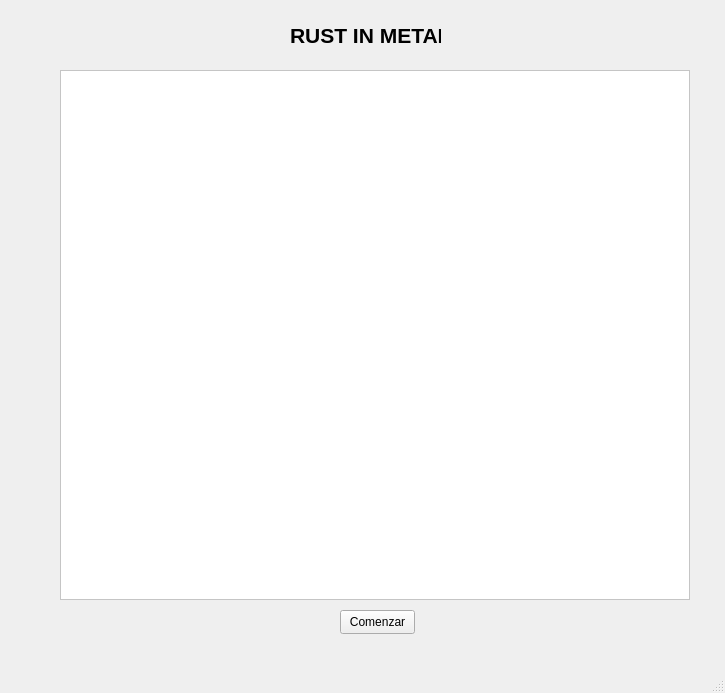
<?xml version="1.0" encoding="UTF-8"?>
<ui version="4.0">
 <class>Tablero</class>
 <widget class="QMainWindow" name="Tablero">
  <property name="geometry">
   <rect>
    <x>0</x>
    <y>0</y>
    <width>725</width>
    <height>693</height>
   </rect>
  </property>
  <property name="windowTitle">
   <string>Tablero</string>
  </property>
  <property name="styleSheet">
   <string notr="true">background-image: url(:/Sprites/slayer2.jpg);</string>
  </property>
  <widget class="QWidget" name="centralwidget">
   <widget class="QLabel" name="lb_titulo">
    <property name="geometry">
     <rect>
      <x>290</x>
      <y>20</y>
      <width>151</width>
      <height>31</height>
     </rect>
    </property>
    <property name="minimumSize">
     <size>
      <width>151</width>
      <height>0</height>
     </size>
    </property>
    <property name="maximumSize">
     <size>
      <width>151</width>
      <height>41</height>
     </size>
    </property>
    <property name="font">
     <font>
      <pointsize>16</pointsize>
      <bold>true</bold>
     </font>
    </property>
    <property name="styleSheet">
     <string notr="true">background-image: url(:/Sprites/zyro-image.png);</string>
    </property>
    <property name="text">
     <string>RUST IN METAL</string>
    </property>
   </widget>
   <widget class="QPushButton" name="pB_start">
    <property name="geometry">
     <rect>
      <x>340</x>
      <y>610</y>
      <width>75</width>
      <height>24</height>
     </rect>
    </property>
    <property name="text">
     <string>Comenzar</string>
    </property>
   </widget>
   <widget class="QGraphicsView" name="graphicsView">
    <property name="geometry">
     <rect>
      <x>60</x>
      <y>70</y>
      <width>630</width>
      <height>530</height>
     </rect>
    </property>
    <property name="styleSheet">
     <string notr="true">background-color: rgb(255, 255, 255);</string>
    </property>
   </widget>
  </widget>
  <widget class="QMenuBar" name="menubar">
   <property name="geometry">
    <rect>
     <x>0</x>
     <y>0</y>
     <width>725</width>
     <height>21</height>
    </rect>
   </property>
  </widget>
  <widget class="QStatusBar" name="statusbar"/>
 </widget>
 <resources/>
 <connections/>
</ui>
